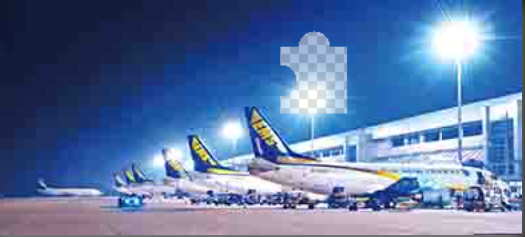
#> input picture train/test/test1.png, 525 x 237 px
$ python test.py
#> lines starting #> are read from the running program, lines starting #| are printed output that depends on the picture; after the words box and inside, x2 and y2 are one past the last pixel; in counts of white or black regions, pixels touching at a corner belong together
import cv2

img = cv2.imread("test1.png")
#> img is the input picture: shape (237, 525, 3); mean B, G, R 161.9, 118.5, 93.1

def increaseBrightness(img, value):
    global v
    hsv = cv2.cvtColor(img, cv2.COLOR_BGR2HSV)
    h, s, v = cv2.split(hsv)
    '''
    lim = 255 - value
    v[v > lim] = 255
    v[v <= lim] += value
    '''
    v.fill(255)
    final_hsv = cv2.merge((h, s, v))
    img = cv2.cvtColor(final_hsv, cv2.COLOR_HSV2BGR)
    return img

#img = increaseBrightness(img, 255)

cascade = cv2.CascadeClassifier('haar.xml')

gray = cv2.cvtColor(img, cv2.COLOR_BGR2GRAY)
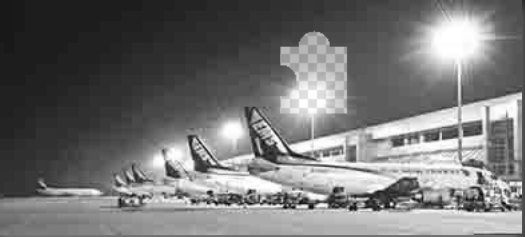
#> gray: shape (237, 525); min 7, max 255, mean 115.9
fragment = cascade.detectMultiScale(gray)
#> fragment = [[275, 33, 79, 79]]
for (x,y,w,h) in fragment:
    if w <= 100 and h <= 100:
        cv2.rectangle(img,(x,y),(x+w,y+h),(0,255,0),2)
#> this loop made 1 pass
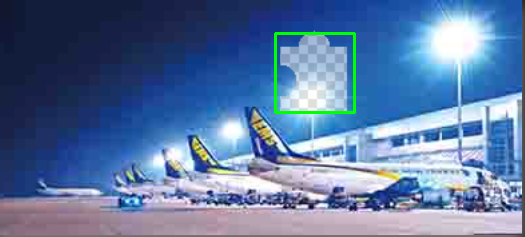
#> img: shape (237, 525, 3); 0.76% of pixels changed, all inside (x1, y1, x2, y2) = (274, 32, 356, 114)


cv2.imshow("",img)
cv2.waitKey(0)
cv2.destroyAllWindows()

$ run again, with train/test/test2.png copied over train/test/test1.png
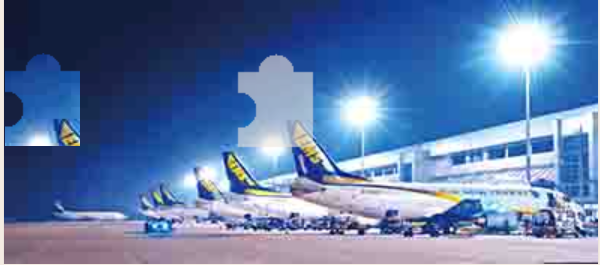
#> input picture train/test/test2.png, 600 x 265 px
#> img is the input picture: shape (265, 600, 3); mean B, G, R 166.6, 122.8, 96.6
#> `gray = cv2.cvtColor(img, cv2.COLOR_BGR2GRAY)`:
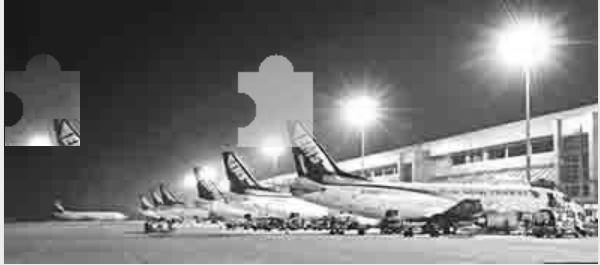
#> gray: shape (265, 600); min 7, max 255, mean 120
#> fragment = [[232, 56, 88, 88]]
#> the loop `for (x,y,w,h) in fragment:` made 1 pass
#> after the loop `for (x,y,w,h) in fragment:`:
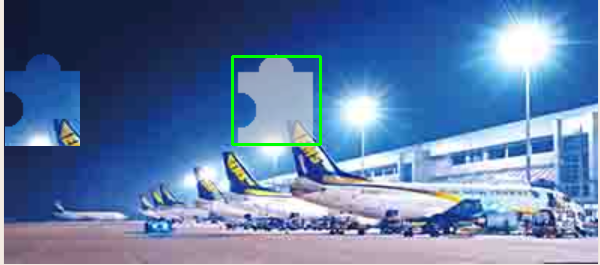
#> img: shape (265, 600, 3); 0.66% of pixels changed, all inside (x1, y1, x2, y2) = (231, 55, 322, 146)
